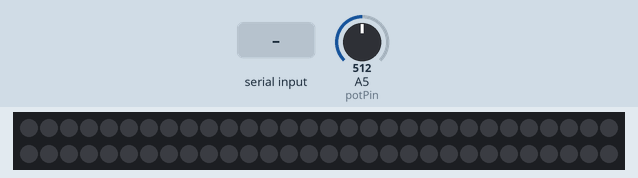
Bench run of a sketch on a simulated Arduino Uno, built with avr-gcc and run on an emulated ATmega328P. Parts: 60 RGB LEDs in strip order, left to right, continuing on the next row. The inputs (shaded band) are chosen by the test bench; at power-on: A5 (potPin) = 512. Dim RGB values are drawn brighter than linear; random numbers use the default seed unless the sketch sets one.

Above: at 1.2 s.
1.3 s: "1" received over Serial
At 1.57 s:
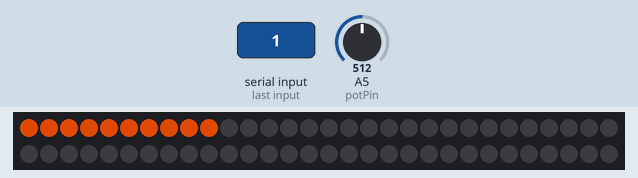
At 2.04 s:
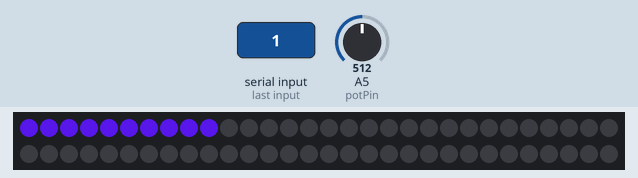
Timing chart, 0 to 4.3 s (numbered marks = the images above; inputs shaded):
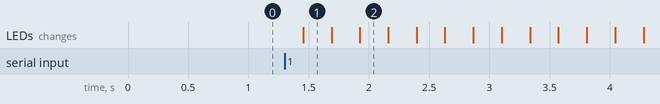

Measured:
- after the input at 1.3 s, the LEDs: change after 0.15 s (image 1)

The sketch:

ArduinoSerialToLEDStrip.ino
```cpp
#include <Adafruit_DotStar.h>
// Because conditional #includes don't work w/Arduino sketches...
#include <SPI.h>         // COMMENT OUT THIS LINE FOR GEMMA OR TRINKET
#define NUMPIXELS 60 // Number of LEDs in strip

// Here's how to control the LEDs from any two pins:
#define DATAPIN    5
#define CLOCKPIN   6

Adafruit_DotStar strip = Adafruit_DotStar(NUMPIXELS, DATAPIN, CLOCKPIN);
const int potPin = 5;
int potVal = 0;
int mapPotVal = 0;
int serialMessage = 0;

void setup() {
  Serial.begin(9600);
  pinMode(potPin, INPUT_PULLUP);
  strip.begin(); // Initialize pins for output
  strip.show();  // Turn all LEDs off ASAP
}

// This requires about 200 mA for all the 'on' pixels + 1 mA per 'off' pixel.

//int      head  = 0, tail = -30; // Index of first 'on' and 'off' pixels
//uint32_t color = 0x000000;      // 'On' color (starts red)

void loop() {
 if (Serial.available() > 0) {
  serialMessage = (Serial.read(), DEC);
 }
  int r=random(0,255);
  int g=random(0,255);
  int b=random(0,255);
  potVal = analogRead(potPin);
  mapPotVal = map(potVal, 0, 1023, 0, 59);
  selectWipe(strip.Color(r, g, b), serialMessage, 5); //Uncomment this to make the led count respond to a serial message sent from Python
//  selectWipe(strip.Color(r, g, b), mapPotVal, 5); //Uncomment this to make the led count respond to the potentiometer
}

void selectWipe(uint32_t c, int pixelLength, int wait) { //converts mapPotVal to pixelLength
  for(uint16_t i=0; i<pixelLength; i++) {
      strip.setPixelColor(i, c);
      strip.show();
  }
  for(uint16_t i=pixelLength; i<strip.numPixels(); i++){
    strip.setPixelColor(i, 0x000000); //make all black
    strip.show();
  }
  delay(wait);
}
```
